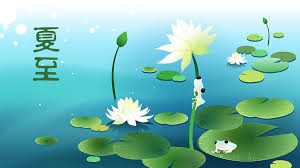
#> input picture Part22/seasons.jpg, 300 x 168 px
$ python blog022a.py
#> lines starting #> are read from the running program, lines starting #| are printed output that depends on the picture
import cv2
import numpy as np
import matplotlib.pyplot as plt

# 局部直方图均衡化

img = cv2.imread('seasons.jpg')
#> img is the input picture: shape (168, 300, 3); mean B, G, R 179.8, 186.9, 120.5
gray = cv2.cvtColor(img,cv2.COLOR_BGR2GRAY)
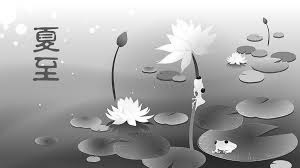
#> gray: shape (168, 300); min 1, max 255, mean 166.2
clahe = cv2.createCLAHE(clipLimit=2,tileGridSize=(10,10))

# 将灰度图像和局部直方图相关联，把直方图均衡化应用到灰度图
result = clahe.apply(gray)
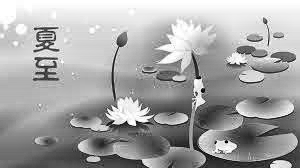
#> result: shape (168, 300); min 1, max 255, mean 165.5

# 显示图像
plt.subplot(221),plt.imshow(gray,cmap = plt.cm.gray),plt.axis('off'),plt.title('(a)')
plt.subplot(222),plt.imshow(result,cmap = plt.cm.gray),plt.axis('off'),plt.title('(b)')
plt.subplot(223),plt.hist(img.ravel(),256),plt.title('(c)')
plt.subplot(224),plt.hist(result.ravel(),256),plt.title('(d)')
plt.show()
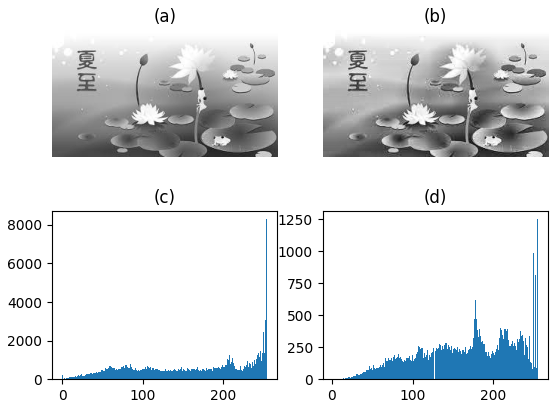
#> figure drawn by matplotlib, 4 panels; panel 3: tallest bar 8293 high, from x = 254 to 255; panel 4: tallest bar 1251 high, from x = 254 to 255
